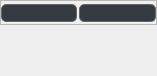
                  <widget class="QWidget" name="manualUnmatchScrollAreaWidgetContents">
                   <property name="geometry">
                    <rect>
                     <x>0</x>
                     <y>0</y>
                     <width>157</width>
                     <height>76</height>
                    </rect>
                   </property>
                   <layout class="QVBoxLayout" name="verticalLayout_23">
                    <property name="spacing">
                     <number>4</number>
                    </property>
                    <property name="leftMargin">
                     <number>0</number>
                    </property>
                    <property name="topMargin">
                     <number>0</number>
                    </property>
                    <property name="rightMargin">
                     <number>0</number>
                    </property>
                    <item>
                     <widget class="QFrame" name="manualUnmatchRowInputFrame">
                      <property name="frameShape">
                       <enum>QFrame::StyledPanel</enum>
                      </property>
                      <property name="frameShadow">
                       <enum>QFrame::Raised</enum>
                      </property>
                      <layout class="QHBoxLayout" name="horizontalLayout_26">
                       <property name="spacing">
                        <number>2</number>
                       </property>
                       <property name="leftMargin">
                        <number>0</number>
                       </property>
                       <property name="topMargin">
                        <number>3</number>
                       </property>
                       <property name="rightMargin">
                        <number>0</number>
                       </property>
                       <property name="bottomMargin">
                        <number>2</number>
                       </property>
                       <item>
                        <widget class="QLineEdit" name="manualUnmatchLineEdit1">
                         <property name="styleSheet">
                          <string notr="true">QLineEdit {
	background-color: #343a40; /* or #454f55 */
	border: 1px solid #666666; /* or #808080 */
	border-radius: 5px; /* or 8px */
}</string>
                         </property>
                        </widget>
                       </item>
                       <item>
                        <widget class="QLineEdit" name="manualUnmatchLineEdit2">
                         <property name="styleSheet">
                          <string notr="true">QLineEdit {
	background-color: #343a40; /* or #454f55 */
	border: 1px solid #666666; /* or #808080 */
	border-radius: 5px; /* or 8px */
}</string>
                         </property>
                        </widget>
                       </item>
                      </layout>
                     </widget>
                    </item>
                    <item>
                     <spacer name="manualUnmatchVerticalSpacer">
                      <property name="orientation">
                       <enum>Qt::Vertical</enum>
                      </property>
                      <property name="sizeHint" stdset="0">
                       <size>
                        <width>20</width>
                        <height>40</height>
                       </size>
                      </property>
                     </spacer>
                    </item>
                   </layout>
                  </widget>
